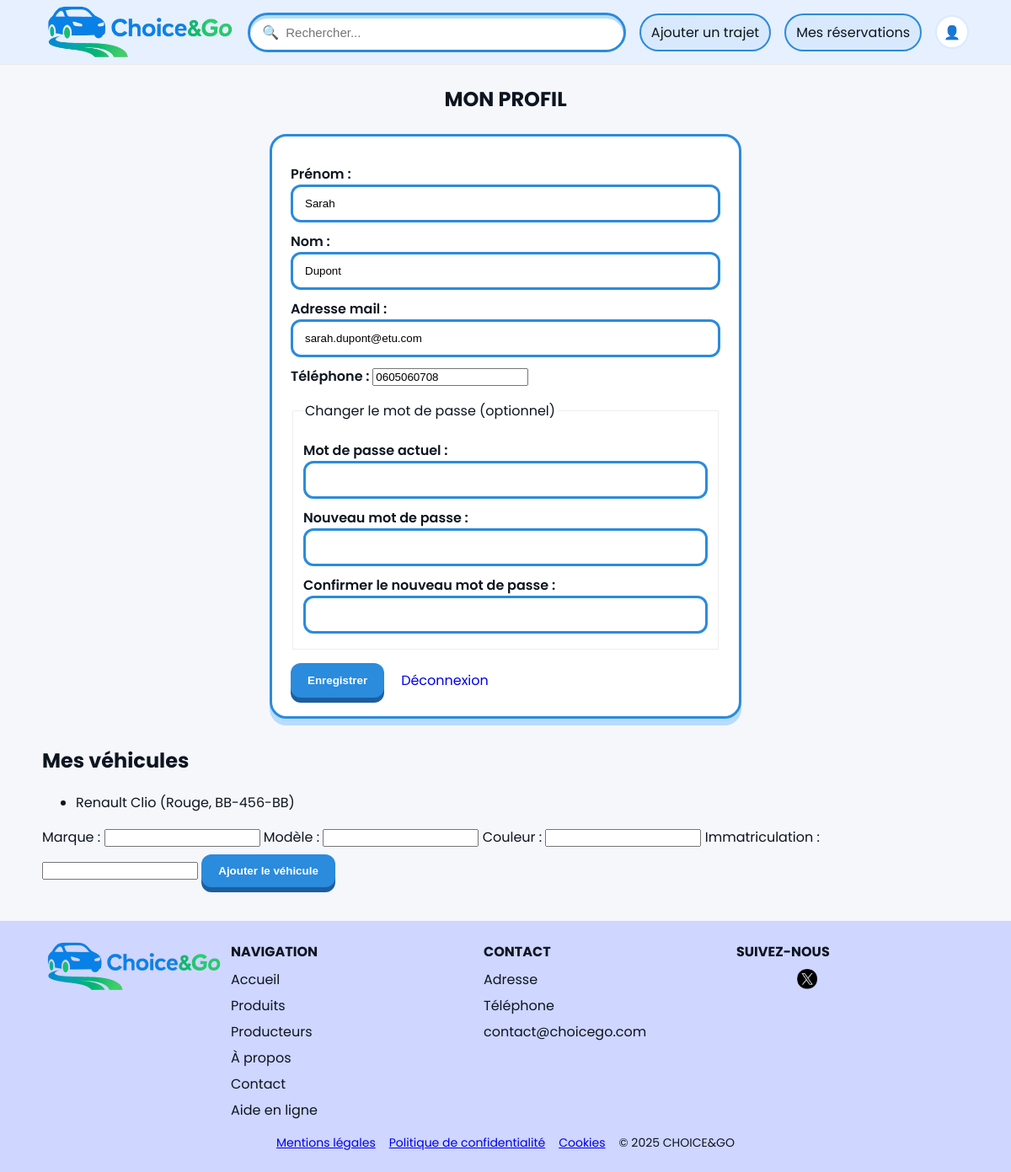
/choicego_siteV2/choicego_site/profile.php (signed in), run on the app's committed database.
### tables this page shows
CREATE TABLE `utilisateurs` (
  `utilisateur_id` int NOT NULL,
  `prenom` varchar(50) NOT NULL,
  `nom` varchar(50) NOT NULL,
  `email` varchar(255) NOT NULL,
  `mot_de_passe` varchar(255) NOT NULL,
  `telephone` varchar(20) DEFAULT NULL,
  `date_inscription` datetime NOT NULL DEFAULT CURRENT_TIMESTAMP
);

CREATE TABLE `vehicules` (
  `vehicule_id` int NOT NULL,
  `utilisateur_id` int NOT NULL,
  `marque` varchar(50) DEFAULT NULL,
  `modele` varchar(50) DEFAULT NULL,
  `couleur` varchar(30) DEFAULT NULL,
  `immatriculation` varchar(20) DEFAULT NULL
);

### choicego_siteV2/choicego_site/profile.php (the view, shortened to what this page needs)
<?php
include __DIR__ . "/includes/db.php";
include __DIR__ . "/includes/header.php";
$userId = (int) $_SESSION['user_id'];
$stmt = $pdo->prepare('SELECT utilisateur_id, prenom, nom, email, telephone FROM utilisateurs WHERE utilisateur_id = :id');
$stmt->execute([':id' => $userId]);
$user = $stmt->fetch();
$vehiclesStmt = $pdo->prepare('SELECT vehicule_id, marque, modele, couleur, immatriculation FROM vehicules WHERE utilisateur_id = :uid');
$vehiclesStmt->execute([':uid' => $userId]);
$vehicles = $vehiclesStmt->fetchAll();
?>
<section class="container auth">
  <h1>MON PROFIL</h1>
  <form class="auth-form" method="post" action="profile.php" novalidate>
    <label>Prénom :
      <input type="text" name="firstname" value="<?php echo htmlspecialchars($user['prenom']); ?>" required />
    </label>
    <label>Nom :
      <input type="text" name="lastname" value="<?php echo htmlspecialchars($user['nom']); ?>" required />
    </label>
    <label>Adresse mail :
      <input type="email" name="email" value="<?php echo htmlspecialchars($user['email']); ?>" required />
    </label>
    <label>Téléphone :
      <input type="tel" name="telephone" value="<?php echo htmlspecialchars($user['telephone'] ?? ''); ?>" />
    </label>
    <fieldset style="margin-top:1rem;border:1px solid #eee;padding:0.75rem;">
      <legend>Changer le mot de passe (optionnel)</legend>
      <label>Mot de passe actuel :
        <input type="password" name="current_password" autocomplete="current-password" />
      </label>
      <label>Nouveau mot de passe :
        <input type="password" name="new_password" autocomplete="new-password" />
      </label>
      <label>Confirmer le nouveau mot de passe :
        <input type="password" name="new_password_confirm" autocomplete="new-password" />
      </label>
    </fieldset>
    <div style="display:flex;gap:0.5rem;margin-top:1rem;">
      <button class="btn-primary" type="submit">Enregistrer</button>
      <a class="btn-secondary" href="logout.php" style="align-self:center;padding:0.5rem 0.75rem;text-decoration:none;">Déconnexion</a>
    </div>
  </form>
  <section style="margin-top:2rem;">
    <h2>Mes véhicules</h2>
    <?php if (count($vehicles) === 0): ?>
      <p>Aucun véhicule enregistré.</p>
    <?php else: ?>
      <ul>
        <?php foreach ($vehicles as $v): ?>
          <li>
            <?php echo htmlspecialchars("{$v['marque']} {$v['modele']} ({$v['couleur']}, {$v['immatriculation']})"); ?>
          </li>
        <?php endforeach; ?>
      </ul>
    <?php endif; ?>
    <form method="post" action="profile.php" style="margin-top:1rem;">
      <label>Marque : <input type="text" name="marque" required /></label>
      <label>Modèle : <input type="text" name="modele" required /></label>
      <label>Couleur : <input type="text" name="couleur" /></label>
      <label>Immatriculation : <input type="text" name="immatriculation" required /></label>
      <button class="btn-primary" type="submit" name="add_vehicle" value="1" style="margin-top:0.5rem;">Ajouter le véhicule</button>
    </form>
  </section>
</section>
<?php include __DIR__ . "/includes/footer.php"; ?>

### choicego_siteV2/choicego_site/assets/css/style.css (style rules this page uses)
:root { --brand:#2b8bdc; --brand-dark:#1d5ea0; --ink:#0d1520; --muted:#6b7280; --bg:#f5f7fb; --card:#ffffff; --accent:#9ecbff; --radius:16px; }
* { box-sizing:border-box }
html,body { margin:0;padding:0;font-family:Poppins, system-ui, -apple-system, Segoe UI, Roboto, 'Helvetica Neue', Arial, 'Noto Sans', 'Apple Color Emoji', 'Segoe UI Emoji', 'Segoe UI Symbol';color:var(--ink);background:var(--bg) }
.container { width:min(1100px, 92%);margin:auto }
.btn-primary { background:var(--brand);border:0;color:#fff;border-radius:12px;padding:12px 20px;font-weight:600;cursor:pointer;box-shadow:0 6px 0 var(--brand-dark) }
.auth h1 { text-align:center;margin:24px 0 }
.auth-form { max-width:560px;margin:0 auto;background:var(--card);padding:22px;border-radius:20px;border:3px solid var(--brand);box-shadow:0 8px 0 #b6dcff }
.auth-form label { display:block;margin:10px 0 6px;font-weight:600 }
.auth-form input[type=email], .auth-form input[type=password], .auth-form input[type=text], .auth-form input[type=date] { width:100%;padding:12px 14px;border:3px solid var(--brand);border-radius:12px }

### data on the page
utilisateurs: firstname "Sarah", lastname "Dupont", email "sarah.dupont@etu.com", telephone "0605060708"
vehicules: marque+modele+couleur "Renault Clio (Rouge, BB-456-BB)"
